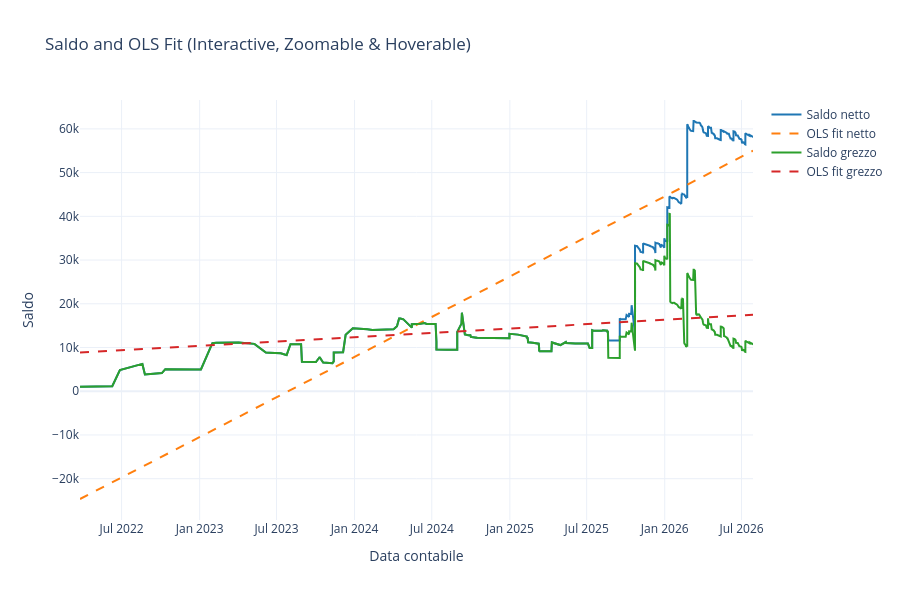

The notebook cell this image was saved under:
### Code cell
plot_saldo_ols_interactive(_df_net, _df_all)

### Figure 1 — Plotly figure (JSON) as saved in the notebook; plotly's stock layout.template omitted (floating-point values rounded to 4 significant figures; data arrays with more than 128 entries replaced by an {"elided": "..."} marker saying what was removed)
{"data": [{"line": {"color": "#1f77b4", "width": 2}, "mode": "lines", "name": "Saldo netto", "x": {"elided": "683 str values"}, "y": {"elided": "683 float values"}, "type": "scatter"}, {"line": {"color": "#ff7f0e", "dash": "dash", "width": 2}, "mode": "lines", "name": "OLS fit netto", "x": {"elided": "683 str values"}, "y": {"elided": "683 float values"}, "type": "scatter"}, {"line": {"color": "#2ca02c", "width": 2}, "mode": "lines", "name": "Saldo grezzo", "x": {"elided": "690 str values"}, "y": {"elided": "690 float values"}, "type": "scatter"}, {"line": {"color": "#d62728", "dash": "dash", "width": 2}, "mode": "lines", "name": "OLS fit grezzo", "x": {"elided": "690 str values"}, "y": {"elided": "690 float values"}, "type": "scatter"}], "layout": {"title": {"text": "Saldo and OLS Fit (Interactive, Zoomable & Hoverable)"}, "xaxis": {"title": {"text": "Data contabile"}}, "yaxis": {"title": {"text": "Saldo"}}, "hovermode": "x unified", "height": 600}}
